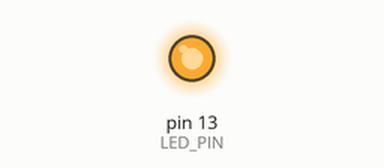
Bench run of a sketch on a simulated Arduino Uno, built with avr-gcc and run on an emulated ATmega328P. On the bench: output pins drawn as LEDs (lit = HIGH).

Above: at 0.9 s.
At 2.9 s:
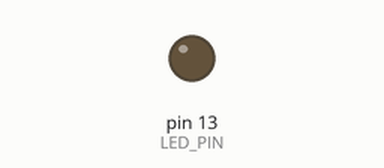
Timing chart, 0 to 5.2 s (numbered marks = the images above):
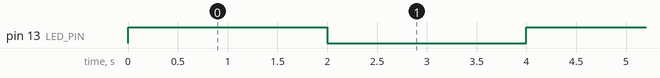

The sketch:

part_2.ino
```cpp
// Define LED and meter pin
const byte LED_PIN = 13;
const byte METER_PIN = A4;

void setup() {
    pinMode(LED_PIN, OUTPUT);  // Set LED pin as output
    pinMode(METER_PIN, INPUT); // Set meter pin as input

    Serial.begin(9600);        // Start serial communication

    startTimer(0.5);  // Start the timer with a frequency of 0.5Hz (2-second interval)
}

void loop() {
    // Nothing here, the LED blinks using the timer interrupt
}

// Function to start Timer1 with a given frequency
void startTimer(double timeFrequency) {
    noInterrupts(); // Stop interrupts while setting up the timer

    TCCR1A = 0; // Set Timer1 to normal mode
    TCCR1B = 0; // Clear Timer1 settings

    TCCR1B |= (1 << WGM12);  // Set CTC mode
    TCCR1B |= (1 << CS12) | (1 << CS10); // Set prescaler to 1024

    // Calculate OCR1A value based on the given frequency
    OCR1A = (16000000 / (1024 * timeFrequency)) - 1;

    TIMSK1 |= (1 << OCIE1A); // Enable Timer1 compare match interrupt

    interrupts(); // Allow interrupts again
}

// Timer1 interrupt service routine (ISR) - runs at the given frequency
ISR(TIMER1_COMPA_vect) {
    digitalWrite(LED_PIN, !digitalRead(LED_PIN)); // Toggle LED
}
```

Measured:
- by itself, pin 13 (LED_PIN): alternates HIGH for 2.0 s and LOW for 2.0 s
